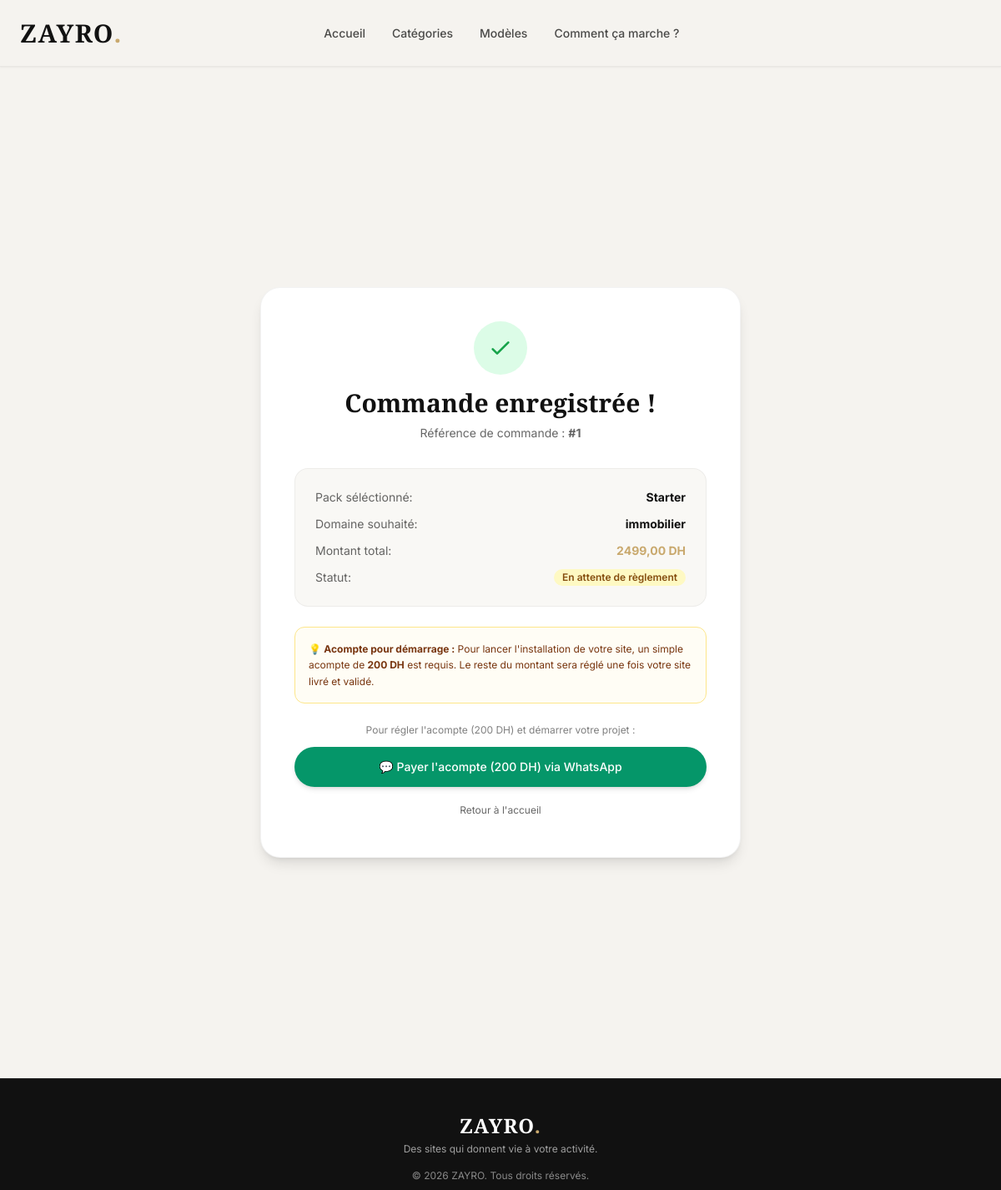
Screenshot of /order/confirmation/1/ with the database file from the repository.
### store/models.py (models this page shows, shortened)
class Order(models.Model):
    PACK_CHOICES = (
        ('starter', 'Starter'),
        ('pro', 'Pro'),
        ('elite', 'Elite'),
    )
    STATUS_CHOICES = (
        ('pending', 'En attente'),
        ('paid', 'Payé'),
        ('cancelled', 'Annulé'),
    )
    user = models.ForeignKey(
        settings.AUTH_USER_MODEL,
        on_delete=models.SET_NULL,
        related_name='orders',
        null=True,
        blank=True
    )
    full_name = models.CharField(max_length=150, verbose_name="Nom Complet")
    email = models.EmailField(verbose_name="Email")
    phone = models.CharField(max_length=20, verbose_name="Téléphone / WhatsApp")
    domain_name = models.CharField(max_length=100, blank=True, null=True, verbose_name="Domaine souhaité")
    template_choice = models.CharField(max_length=100, blank=True, null=True, verbose_name="Modèle choisi")
    pack_type = models.CharField(max_length=20, choices=PACK_CHOICES, verbose_name="Type de Pack")
    amount = models.DecimalField(max_digits=10, decimal_places=2, verbose_name="Montant (DH)")
    payment_status = models.CharField(max_length=20, choices=STATUS_CHOICES, default='pending', verbose_name="Statut du paiement")
    created_at = models.DateTimeField(auto_now_add=True)

### store/views.py (the view)
# urls.py: path('order/confirmation/<int:order_id>/', views.order_confirmation, name='order_confirmation'),
def order_confirmation(request, order_id):
    order = get_object_or_404(Order, id=order_id)
    return render(request, 'store/order_confirmation.html', {'order': order})

### templates/store/order_confirmation.html (shortened to what this page needs)
{% extends 'base.html' %}
{% block content %}
<div class="min-h-[85vh] bg-brand-offwhite py-12 px-6 flex items-center justify-center">
    <div class="max-w-xl w-full bg-white p-8 md:p-10 rounded-3xl shadow-lg border border-black/5 text-center">
        <div class="w-16 h-16 bg-green-100 text-green-600 rounded-full flex items-center justify-center mx-auto mb-4">
            <svg class="w-8 h-8" fill="none" stroke="currentColor" viewBox="0 0 24 24"><path stroke-linecap="round" stroke-linejoin="round" stroke-width="2" d="M5 13l4 4L19 7"/></svg>
        </div>
        <h2 class="font-serif text-3xl font-bold text-brand-black">Commande enregistrée !</h2>
        <p class="text-sm text-black/60 mt-2">Référence de commande : <strong>#{{ order.id }}</strong></p>
        <div class="mt-8 p-6 bg-brand-offwhite/60 rounded-2xl border border-black/5 text-left space-y-3">
            <div class="flex justify-between text-sm">
                <span class="text-black/60">Pack séléctionné:</span>
                <span class="font-bold text-brand-black capitalize">{{ order.pack_type }}</span>
            </div>
            {% if order.domain_name %}
            <div class="flex justify-between text-sm">
                <span class="text-black/60">Domaine souhaité:</span>
                <span class="font-bold text-brand-black">{{ order.domain_name }}</span>
            </div>
            {% endif %}
            <div class="flex justify-between text-sm">
                <span class="text-black/60">Montant total:</span>
                <span class="font-bold text-brand-gold">{{ order.amount }} DH</span>
            </div>
            <div class="flex justify-between text-sm">
                <span class="text-black/60">Statut:</span>
                <span class="inline-flex items-center px-2.5 py-0.5 rounded-full text-xs font-semibold bg-yellow-100 text-yellow-800">
                    En attente de règlement
                </span>
            </div>
        </div>
        <div class="mt-6 p-4 rounded-xl border border-amber-200 bg-amber-50/50 text-left">
            <p class="text-xs text-amber-900 leading-relaxed">
                💡 <strong>Acompte pour démarrage :</strong> Pour lancer l'installation de votre site, un simple acompte de <strong>200 DH</strong> est requis. Le reste du montant sera réglé une fois votre site livré et validé.
            </p>
        </div>
        <div class="mt-6 space-y-3">
            <p class="text-xs text-black/50">Pour régler l'acompte (200 DH) et démarrer votre projet :</p>
            <a href="https://wa.me/212777587034?text=Bonjour%20ZAYRO,%20je%20souhaite%20régler%20l'acompte%20de%20200%20DH%20pour%20ma%20commande%20%23{{ order.id }}%0A%0A👤%20Nom:%20{{ order.full_name }}%0A📦%20Pack:%20{{ order.pack_type|title }}%0A🎨%20Modèle:%20{{ order.template_choice|default:'Non%20spécifié' }}%0A🌐%20Domaine:%20{{ order.domain_name|default:'Non%20spécifié' }}"
               target="_blank"
               class="w-full flex items-center justify-center gap-2 bg-emerald-600 hover:bg-emerald-700 text-white py-3.5 rounded-full text-sm font-medium transition-colors shadow-md">
                💬 Payer l'acompte (200 DH) via WhatsApp
            </a>
            <a href="{% url 'store:home' %}" class="block text-xs text-black/60 hover:text-brand-black py-2">
                Retour à l'accueil
            </a>
        </div>
    </div>
</div>
{% endblock %}

### rows the page displays
Order: id "1", pack_type "Starter", domain_name "immobilier", amount "2499,00"
